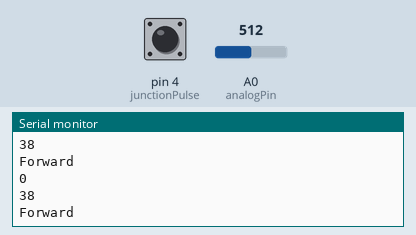
Simulated run of this sketch. Board: Arduino Uno, built with avr-gcc and run on an emulated ATmega328P. Parts: the last lines printed to the serial monitor. The test bench sets the inputs (shaded band); at power-on: A0 (analogPin) = 512, pin 4 (junctionPulse) LOW.

Above: at 1.3 s.
1.4 s: A0 (analogPin) set to 690
At 1.81 s:
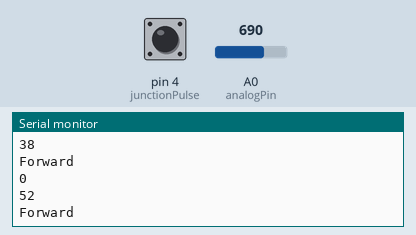
2.9 s: A0 (analogPin) set to 707
At 3.31 s:
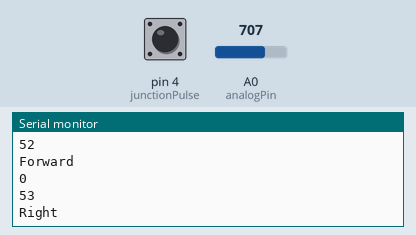
Timing chart, 0 to 5.9 s (numbered marks = the images above; inputs shaded):
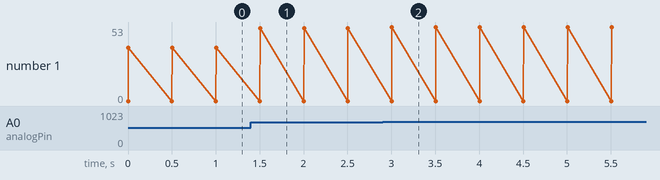

The sketch:

LSA_ANALOG.ino
```cpp
const byte analogPin = 0;   // Connect AN output of LSA08 to analog pin 0
const byte junctionPulse = 4;   // Connect JPULSE of LSA08 to pin 4
int readVal=0,positionVal;    // Variables to store analog and line position value
unsigned int junctionCount = 0;   // Variable to store junction count value

void setup() {
  pinMode(junctionPulse,INPUT);
  pinMode(analogPin,INPUT);
  // Setting the initial condition of motors
  // make sure both PWM pins are LOW
  Serial.begin(9600);
  // State of DIR pins are depending on your physical connection
  // if your robot behaves strangely, try changing thses two values
}

void loop() {
  // Checking for junction crossing, if juction detected,
  // keep moving forward

//  if(digitalRead(junctionPulse)) {
//    while(digitalRead(junctionPulse)) {
//      Serial.println("Forward");
//    }
//    // Increment junction count by 1 after the junction
//    // You can do whatever you want with the junction count
//    junctionCount++;
//  }
int x=digitalRead(junctionPulse);
Serial.println(x);
  readVal = analogRead(analogPin);
  positionVal = ((float)readVal/921)*70;
  //Serial.println(readVal);
  Serial.println(positionVal);
  // Line at left when 0 - 18, move left
  if(positionVal <= 25)
  Serial.println("Left");

  // Line at middle when 19 - 52, move forward
  else if(positionVal <= 52)
  Serial.println("Forward");

  // Line at right when 53 - 70, move right
  else if(positionVal <= 60)
  Serial.println("Right");
delay(500);

}
```

Measured:
- the behaviour switches between 697 and 698 on A0 (analogPin) (found by bisection; images 1 and 2)
- after the input at 1.4 s, the serial monitor: prints a new line after 0.10 s (image 1)
- after the input at 2.9 s, the serial monitor: prints a new line after 0.11 s (image 2)
- plotted number 1: 38 → 52 after the input at 1.4 s, 52 → 53 after the input at 2.9 s
